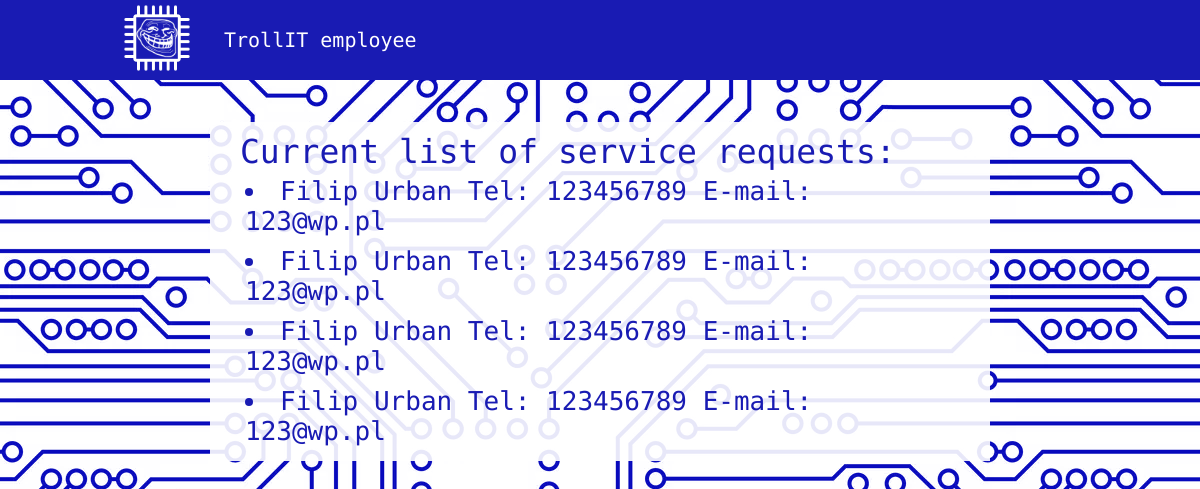
/electronic_service/employee/service_request_list, run on an earlier commit of the app's database.
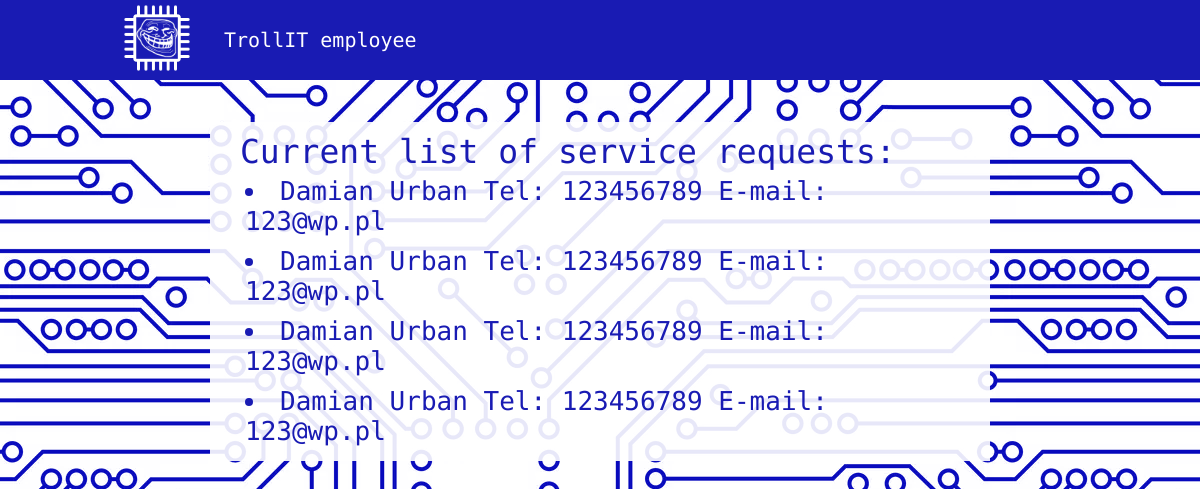
And on a later commit of the database.
### electronic_service/models.py (models this page shows, shortened)
class service_request(models.Model):
    client_id = models.ForeignKey(client, on_delete=models.CASCADE)
    ZIP_code = models.CharField(max_length=7, blank=True)
    city = models.CharField(max_length=32, blank=True)
    street_number = models.CharField(max_length=64, blank=True)
    date_of_request = models.DateTimeField('Date of service request')
    date_of_completion = models.DateTimeField('Date of service request completed', blank=True, null=True)
    def __str__(self):
        return str(self.client_id)

class client(models.Model):
    name = models.CharField(max_length=32)
    surname = models.CharField(max_length=32)
    login = models.CharField(max_length=64, unique=True, default="")
    email = models.EmailField(unique=True, blank=False, default="")
    phone_number = models.CharField(max_length=23, unique=True, blank=True)
    def __str__(self):
        return str(
            str(self.name) + " " + str(self.surname) + " Tel: " + str(self.phone_number) + " E-mail: " + str(self.email)
        )

### electronic_service/views.py (the view)
# urls.py: path('employee/service_request_list', views.request_list_E_P, name='service_request_list'),
def request_list_E_P(request):
    request_list = service_request.objects.all()
    return render(request, 'electronic_service/service_request_list_E_P.html', {'request_list': request_list})

### electronic_service/templates/electronic_service/service_request_list_E_P.html (shortened to what this page needs)
<!DOCTYPE html>
<html lang="en">
<head>
    {% load static %}
    <link rel="stylesheet" type="text/css" href="{% static 'electronic_service/list_E_P_style.css' %}">
</head>
<body>
<div class="top_div">
    <div class="logo_img">
        <a href="{% url 'electronic_service:index' %}" title="Main page">
            <img src="{% static 'resources/logo_white.png' %}">
        </a>
        <div style="margin-left: 30px">
            TrollIT employee
        </div>
    </div>
</div>
<div class="color_scheme_1" style="margin-top: calc(50px + 9vh);">
    {% if request_list %}
        Current list of service requests:
        {% for c in request_list %}
            <li class="data_div">
                {{c}}
            </li>
        {% endfor %}
    {% else %}
        There are no service requests in database!
    {% endif %}
</div>
</body>
</html>

### electronic_service/static/electronic_service/list_E_P_style.css (style rules this page uses)
html { font-family: 'Roboto Mono', monospace; overflow-x: hidden; margin-right: calc(-1 * (100vw - 100%)); box-sizing: border-box; }
a { text-decoration: none; }
body { background-color: white; background-image: url(../resources/background2.png); margin: 0 0 0 0; min-height: 500px; min-width: 500px; }
.top_div { display: flex; align-items: center; justify-content: space-between; min-height: 50px; height: 10%; background: rgb(25, 27, 179); width: 100%; padding: 0 10% 0 10%; margin-top: 0; margin-left: auto; margin-right: auto; position: fixed; top: 0; left: 0; font-size: calc(12px + 1vh); color:white; z-index: 99; }
.top_div a { color: white; }
.logo_img { float: left; display: flex; align-items: center; }
.logo_img img { height: calc(10px + 8vh); }
.color_scheme_1 { background-color: rgb(255, 255, 255, 0.9); width: 60%; font-size: calc(25px + 1vh); color: rgb(25, 27, 179);; margin-left: auto; margin-right: auto; margin-bottom: 30px; padding: 10px 30px 10px 30px; }
.data_div { padding: 5px; font-size: calc(18px + 1vh) }

What changed in the data, as far as the page shows it:
changed through a linked row, service_request (number 1 of 4 on the later page): client_id.email "Filip Urban Tel: 123456789 E-mail: 123@wp.pl" → "Damian Urban Tel: 123456789 E-mail: 123@wp.pl"
changed through a linked row, service_request (number 2 of 4 on the later page): client_id.email "Filip Urban Tel: 123456789 E-mail: 123@wp.pl" → "Damian Urban Tel: 123456789 E-mail: 123@wp.pl"
changed through a linked row, service_request (number 3 of 4 on the later page): client_id.email "Filip Urban Tel: 123456789 E-mail: 123@wp.pl" → "Damian Urban Tel: 123456789 E-mail: 123@wp.pl"
changed through a linked row, service_request (number 4 of 4 on the later page): client_id.email "Filip Urban Tel: 123456789 E-mail: 123@wp.pl" → "Damian Urban Tel: 123456789 E-mail: 123@wp.pl"
